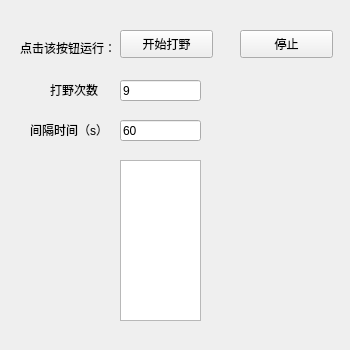
<?xml version="1.0" encoding="UTF-8"?>
<ui version="4.0">
 <class>jiaoben</class>
 <widget class="QWidget" name="jiaoben">
  <property name="geometry">
   <rect>
    <x>0</x>
    <y>0</y>
    <width>350</width>
    <height>350</height>
   </rect>
  </property>
  <property name="windowTitle">
   <string>脚本</string>
  </property>
  <widget class="QPushButton" name="pushButton">
   <property name="geometry">
    <rect>
     <x>120</x>
     <y>30</y>
     <width>93</width>
     <height>28</height>
    </rect>
   </property>
   <property name="text">
    <string>开始打野</string>
   </property>
  </widget>
  <widget class="QLabel" name="label">
   <property name="geometry">
    <rect>
     <x>20</x>
     <y>40</y>
     <width>111</width>
     <height>16</height>
    </rect>
   </property>
   <property name="text">
    <string>点击该按钮运行：</string>
   </property>
  </widget>
  <widget class="QLineEdit" name="aInput">
   <property name="geometry">
    <rect>
     <x>120</x>
     <y>80</y>
     <width>81</width>
     <height>21</height>
    </rect>
   </property>
   <property name="text">
    <string>9</string>
   </property>
  </widget>
  <widget class="QLineEdit" name="bInput">
   <property name="geometry">
    <rect>
     <x>120</x>
     <y>120</y>
     <width>81</width>
     <height>21</height>
    </rect>
   </property>
   <property name="text">
    <string>60</string>
   </property>
  </widget>
  <widget class="QLabel" name="label_2">
   <property name="geometry">
    <rect>
     <x>50</x>
     <y>80</y>
     <width>54</width>
     <height>20</height>
    </rect>
   </property>
   <property name="text">
    <string>打野次数</string>
   </property>
  </widget>
  <widget class="QLabel" name="label_3">
   <property name="geometry">
    <rect>
     <x>30</x>
     <y>120</y>
     <width>71</width>
     <height>20</height>
    </rect>
   </property>
   <property name="text">
    <string>间隔时间（s）</string>
   </property>
  </widget>
  <widget class="QPushButton" name="pushButton_2">
   <property name="geometry">
    <rect>
     <x>240</x>
     <y>30</y>
     <width>93</width>
     <height>28</height>
    </rect>
   </property>
   <property name="text">
    <string>停止</string>
   </property>
  </widget>
  <widget class="QTextBrowser" name="textBrowser">
   <property name="geometry">
    <rect>
     <x>120</x>
     <y>160</y>
     <width>81</width>
     <height>161</height>
    </rect>
   </property>
  </widget>
 </widget>
 <resources/>
 <connections/>
</ui>
